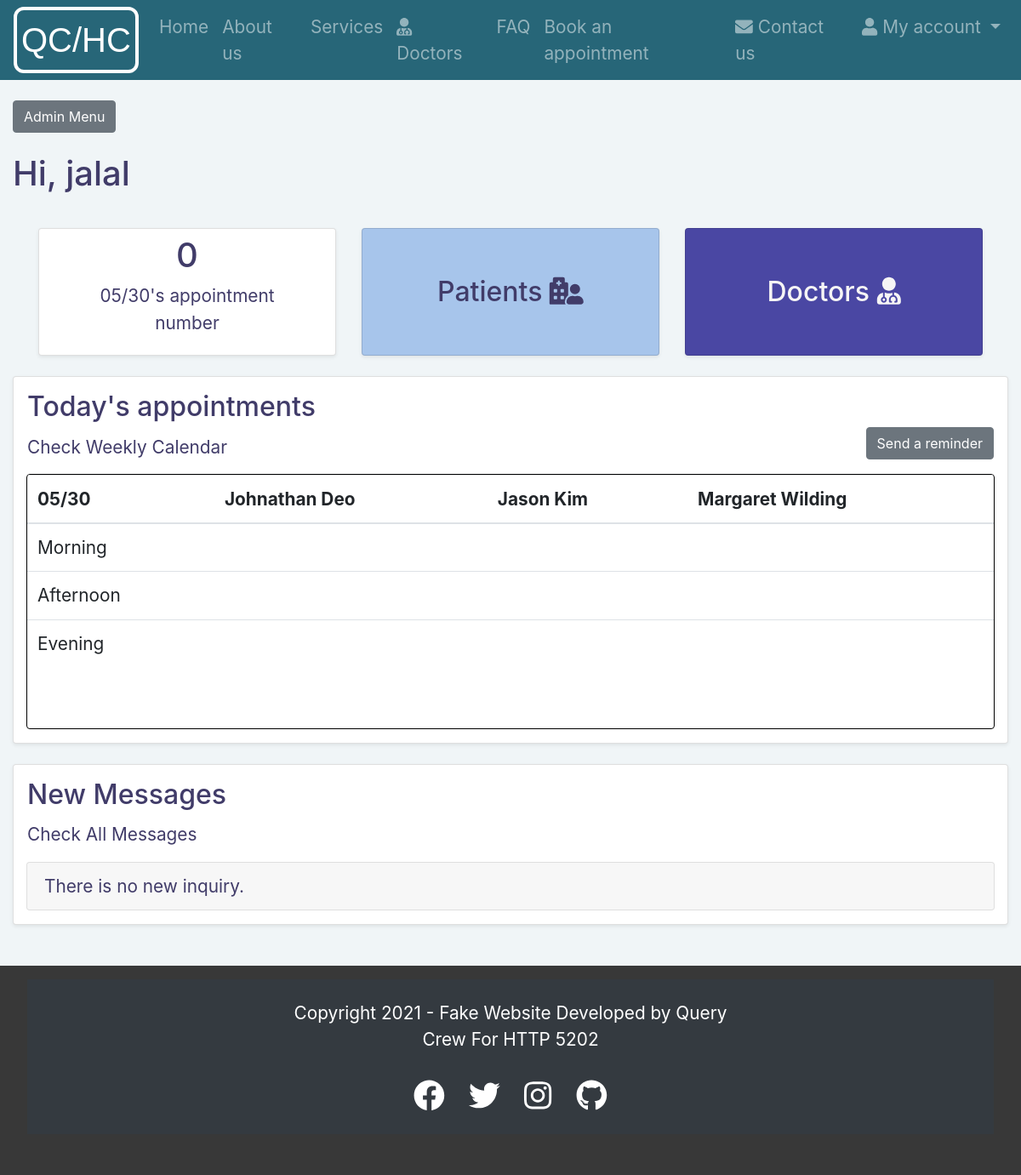
Page /index.php?page=admin_dashboard (signed in) on the committed database.
### tables this page shows
CREATE TABLE `doctor` (
  `id` int(11) NOT NULL,
  `first_name` varchar(50) NOT NULL,
  `last_name` varchar(50) NOT NULL,
  `cpso_reg` int(5) NOT NULL COMMENT 'CPSO is a 5-digit number.',
  `email` varchar(50) NOT NULL,
  `education` varchar(50) NOT NULL,
  `expertise` varchar(256) NOT NULL,
  `biography` varchar(1024) NOT NULL,
  `personal` varchar(1024) NOT NULL
);

CREATE TABLE `time_slot` (
  `id` int(20) NOT NULL,
  `time_slot` varchar(255) NOT NULL
);

### database/AdminAppointmentPDO.php (called while the page is built, shortened)
<?php
class AdminAppointmentPDO {
    public function getAllAppointmentsToday($dbcon) {
        $query = "SELECT * FROM appointments, days
                    WHERE appointments.day_id = days.id AND days.date = NOW()";
        $pdostm = $dbcon->prepare($query);
        $pdostm->execute();
        $apps = $pdostm->fetchAll(\PDO::FETCH_OBJ);
        return $apps;
    }
    public function getAllTimeslots($dbcon){
        $query = "SELECT * FROM time_slot";
        $pdostm = $dbcon->prepare($query);
        $pdostm->execute();
        $times = $pdostm->fetchAll(\PDO::FETCH_ASSOC);
        return $times;
    }
}

### database/DoctorPDO.php (called while the page is built, shortened)
<?php
class DoctorPDO
{
    public function getAllDoctors($dbcon){
        $sql = "SELECT * FROM doctor";
        $pdostm = $dbcon->prepare($sql);
        $pdostm->execute();
        $doctors = $pdostm->fetchAll(\PDO::FETCH_OBJ);
        return $doctors;
    }
}

### pages/admin_dashboard.php (the view, shortened to what this page needs)
<?php
$dbcon = Database::getDb();
$newAppointments = new AdminAppointmentPDO();
$todaysApp = $newAppointments->getAllAppointmentsToday($dbcon);
$times = $newAppointments->getAllTimeslots($dbcon);
$newDocs = new DoctorPDO();
$docs = $newDocs->getAllDoctors($dbcon);
$newHelpdesk = new AdminHelpdeskPDO();
$newInqs = $newHelpdesk->getNewInquiries($dbcon);
?>
<!DOCTYPE html>
<html lang="en">
<head>
    <link rel="stylesheet" href="library/bootstrap/bootstrap.min.css">
    <link rel="stylesheet" href="css/HeaderFooter.css">
    <link rel="stylesheet" href="css/admin-style/admin_dashboard.css">
    <link rel="stylesheet" href="css/admin-style/admin_sidebar.css">
</head>
<body>
<?php include_once 'header.php'; ?>
<div class="d-lg-flex align-items-stretch w-100">
    <main class="w-100 order-2" id="admin_main">
        <div class="container-fluid">
            <button class="btn btn-secondary my-4" type="button" id="sidebar_nav_btn">Admin Menu</button>
            <h1 class="pb-4">Hi, <span><?= $_SESSION['user']->username; ?></span></h1>
            <div class="row container-fluid" id="card_col-3">
                <div class="col-lg-4 mt-3">
                    <div class="card shadow-sm text-center" id="card_number">
                        <div class="nav-link card_item">
                            <p class="h1 d-block"><?= count($todaysApp); ?></p>
                            <p><span><?= date("m/d"); ?></span>'s appointment number</p>
                        </div>
                    </div>
                </div>
                <div class="col-lg-4 mt-3">
                    <div class="card shadow-sm text-center" id="card_patients">
                        <a href="index.php?page=admin_patients" class="nav-link">
                            <span class="h2 card_item">Patients <i class="fas fa-hospital-user"></i></span>
                        </a>
                    </div>
                </div>
                <div class="col-lg-4 mt-3">
                    <div class="card shadow-sm text-center" id="card_doctors">
                        <a href="index.php?page=doctorAdmin" class="nav-link">
                            <span class="h2 card_item">Doctors <i class="fas fa-user-md"></i></span>
                        </a>
                    </div>
                </div>
            </div>
            <section class="card my-4 shadow-sm" id="section_appointment">
                <h2 class="mt-3 mb-1 ml-3">Today's appointments</h2>
                <div class="row mb-2">
                    <div class="col-lg-6">
                        <a href="index.php?page=admin_dashboard_appointments" class="nav-link detail-links" >Check Weekly Calendar</a>
                    </div>
                    <div class="col-lg-6">
                        <button class="btn btn-secondary d-inline-block float-lg-right mr-3" type="submit" name="reminder" id="reminder">Send a reminder</button>
                    </div>
                </div>
                <div class="container-fluid">
                    <div class="todays-calendar mb-3">
                        <table class="table overflow-scroll">
                            <thead>
                            <tr>
                                <th><?= date("m/d") ?></th>
                                <?php foreach($docs as $doc) { ?>
                                    <th><?= $doc->first_name." ".$doc->last_name; ?></th>
                                <?php } ?>
                            </tr>
                            </thead>
                            <tbody>
                            <?php for($t = 0; $t < count($times); $t++) { ?>
                                <tr>
                                <td><?= $times[$t]['time_slot']; ?></td>
                                <?php foreach($docs as $d){
                                    $doc = $newAppointments->getAppointmentsByDoctorTime($dbcon, $d->id, date('Y-m-d'), $times[$t]['time_slot']);
                                    if(empty($doc)) {
                                ?>
                                     <td>&emsp;</td>
                                <?php } else { ?>
                                     <td><?= $doc[0]->time_slot." ".$doc[0]->firstname." ".$doc[0]->lastname ;; ?></td>
                                <?php }} ?>
                                </tr>
                                <?php } ?>
                            </tbody>
                        </table>
                    </div>
                </div>
            </section>
            <section class="card mb-5 shadow-sm" id="section_helpdesk">
                <h2 class="mt-3 mb-1 ml-3">New Messages</h2>
                <a href="index.php?page=admin_dashboard_helpdesk" class="nav-link mb-2 detail-links">Check All Messages</a>
                <div class="container-fluid pb-3">
                    <div class="accordion" id="accordionExample">
                        <?php if(empty($newInqs)) { ?>
                            <div class="card">
                                <div class="card-header card-bg">
                                    <p class="mb-0">There is no new inquiry.</p>
                                </div>
                            </div>
                        <?php } ?>
                    </div>
                </div>
            </section>
        </div>
    </main>
</div>
<?php include_once 'footer.php'; ?>
</body>
</html>

### css/HeaderFooter.css (style rules this page uses)
html { font-family: "Roboto", sans-serif; }
a { color: white; }

### css/admin-style/admin_dashboard.css (style rules this page uses)
body { color: #413c69; font-size: 1.3rem; }
h1 { margin: 0; }
main { background-color: rgba(112,159,176,.1); overflow: hidden; }
.detail-links:link, .detail-links:visited { color: #413c69; }
#card_col-3 { margin: 0; }
.card_item { width: 80%; position: absolute; top: 50%; left: 50%; transform: translate(-50%, -50%); }
#card_number, #card_patients, #card_doctors { height: 150px; }
#card_patients { background-color: #a7c5eb; }
#card_doctors { background-color: #4a47a3; }
#card_patients a, #card_doctors a { width: 100%; height: 100%; }
#card_patients a:link, #card_patients a:visited { color: #413c69; }
#card_doctors a:link, #card_doctors a:visited { color: #f6f5f5; }
.todays-calendar { border: 1px solid black; border-radius: 4px; height: 300px; overflow: scroll; }

### rows in the picture
doctor: first_name "Johnathan", last_name "Deo"
doctor: first_name "Jason", last_name "Kim"
doctor: first_name "Margaret", last_name "Wilding"
time_slot: time_slot "Morning"
time_slot: time_slot "Afternoon"
time_slot: time_slot "Evening"

### other values in the picture
$_SESSION['user']->username "jalal"
count($todaysApp) "0"
